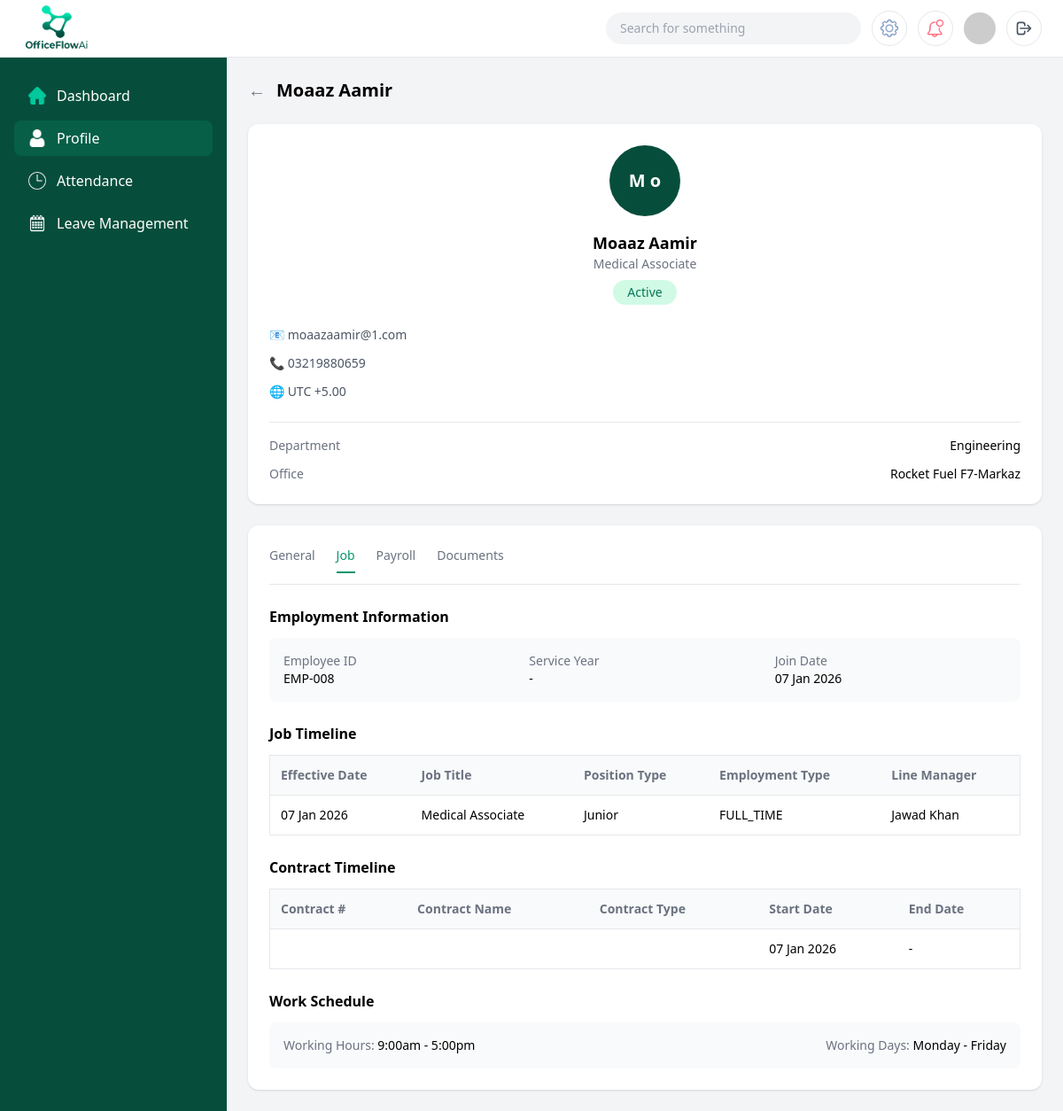
Page /employees/EMP-008/job/ (signed in) on the committed database.
### core/models.py (models this page shows)
class EmployeeProfile(models.Model):
    user = models.OneToOneField(User, on_delete=models.CASCADE)
    employee_id = models.CharField(max_length=20, unique=True)
    department = models.CharField(
        max_length=30,
        choices=[
            ('ENGINEERING', 'Engineering'),
            ('PROCUREMENT', 'Procurement'),
            ('FINANCE', 'Finance'),
            ('CONSTRUCTION', 'Construction'),
            ('HSE', 'HSE'),
        ]
    )
    job_title = models.CharField(max_length=100)
    office = models.CharField(max_length=100, blank=True)
    employment_type = models.CharField(
        max_length=20,
        choices=[
            ('FULL_TIME', 'Full Time'),
            ('PART_TIME', 'Part Time'),
            ('CONTRACT', 'Contract'),
        ]
    )
    status = models.CharField(
        max_length=20,
        choices=[
            ('ACTIVE', 'Active'),
            ('INACTIVE', 'Inactive'),
            ('TERMINATED', 'Terminated'),
        ],
        default='ACTIVE'
    )
    join_date = models.DateField()
    exit_date = models.DateField(null=True, blank=True)
    created_at = models.DateTimeField(auto_now_add=True)

class EmployeePersonalInfo(models.Model):
    employee = models.OneToOneField(EmployeeProfile, on_delete=models.CASCADE)
    full_name = models.CharField(max_length=150)
    gender = models.CharField(
        max_length=10,
        choices=[('MALE','Male'), ('FEMALE','Female'), ('OTHER','Other')]
    )
    date_of_birth = models.DateField()
    marital_status = models.CharField(max_length=20)
    email = models.EmailField()
    phone_number = models.CharField(max_length=20)
    personal_id = models.CharField(max_length=50)  # CNIC / Passport
    emergency_contact = models.CharField(max_length=20)
    timezone = models.CharField(max_length=50, default='UTC+5')

class JobHistory(models.Model):
    employee = models.ForeignKey(EmployeeProfile, on_delete=models.CASCADE)
    effective_date = models.DateField()
    job_title = models.CharField(max_length=100)
    position_type = models.CharField(max_length=50)
    employment_type = models.CharField(max_length=20)
    line_manager = models.CharField(max_length=50, default="Not Assigned")
    created_at = models.DateTimeField(auto_now_add=True)

class EmploymentContract(models.Model):
    employee = models.ForeignKey(EmployeeProfile, on_delete=models.CASCADE)
    contract_number = models.CharField(max_length=50)
    contract_name = models.CharField(max_length=100)
    contract_type = models.CharField(max_length=50)
    start_date = models.DateField()
    end_date = models.DateField(null=True, blank=True)
    is_active = models.BooleanField(default=True)

class WorkSchedule(models.Model):
    employee = models.OneToOneField(EmployeeProfile, on_delete=models.CASCADE)
    working_hours = models.CharField(max_length=50)   # "9:00am – 5:00pm"
    working_days = models.CharField(max_length=100)   # "Mon – Fri"

### core/views.py (the view)
def employee_job_view(request, employee_id):
    if not can_access_employee(request.user, employee_id):
        messages.error(request, "You don't have permission to access this page.")
        return redirect("login")
    employee = _get_employee_or_404(employee_id)
    job_history = JobHistory.objects.filter(employee=employee).order_by("-effective_date")
    contracts = EmploymentContract.objects.filter(employee=employee).order_by("-start_date")
    schedule = getattr(employee, "workschedule", None)
    from datetime import date
    today = date.today()
    service_years = None
    if employee.join_date:
        service_years = (today - employee.join_date).days // 365
    context = {
        "employee": employee,
        "job_history": job_history,
        "contracts": contracts,
        "schedule": schedule,
        "service_years": service_years,
    }
    return render(request, "employeePages/employee2.html", context)

### core/views.py (called while the page is built)
def can_access_employee(user, employee_id):
    if not user.is_authenticated:
        return False
    if user.is_superuser or user.groups.filter(name='HR').exists():
        return True
    try:
        profile = EmployeeProfile.objects.get(user=user)
        return profile.employee_id == employee_id
    except EmployeeProfile.DoesNotExist:
        return False

def _get_employee_or_404(employee_id: str) -> EmployeeProfile:
    return get_object_or_404(EmployeeProfile, employee_id=employee_id)

### core/templates/employeePages/employee2.html (shortened to what this page needs)
{% load static %}
<!DOCTYPE html>
<html lang="en">
  <head>
    <script src="https://cdn.tailwindcss.com"></script>
  </head>
  <body class="bg-gray-100">
    <header class="fixed top-0 left-0 right-0 z-50 bg-white border-b">
      <div class="flex items-center justify-between px-6 h-16">
        <img
          src="{% static 'assets/img/brand/OfficeFlowAi.png' %}"
          class="h-20 w-20"
          alt="OfficeFlowAi Logo"
        />
        <div class="flex items-center gap-3">
          <div
            class="hidden md:flex items-center bg-gray-100 rounded-full px-4 py-2 w-72"
          >
            <input
              type="text"
              placeholder="Search for something"
              class="bg-transparent outline-none text-sm w-full"
            />
          </div>
          <button
            class="w-10 h-10 flex items-center justify-center border rounded-full"
          >
            <img
              src="{% static 'assets/img/icons/common/settings 1.png' %}"
              class="w-5"
              alt="Settings"
            />
          </button>
          <button
            class="w-10 h-10 flex items-center justify-center border rounded-full"
          >
            <img
              src="{% static 'assets/img/icons/common/002-notification-1.png' %}"
              class="w-5"
              alt="Notifications"
            />
          </button>
          <img
            src="https://i.pravatar.cc/40"
            class="w-9 h-9 rounded-full"
            alt="User Avatar"
          />
          <a
            href="{% url 'logout' %}"
            class="w-10 h-10 border rounded-full flex items-center justify-center hover:bg-gray-100 text-gray-600"
            title="Logout"
          >
            <svg class="w-5 h-5" fill="none" stroke="currentColor" viewBox="0 0 24 24">
              <path stroke-linecap="round" stroke-linejoin="round" stroke-width="2" d="M17 16l4-4m0 0l-4-4m4 4H7m6 4v1a3 3 0 01-3 3H6a3 3 0 01-3-3V7a3 3 0 013-3h4a3 3 0 013 3v1"></path>
            </svg>
          </a>
        </div>
      </div>
    </header>
    <div class="flex pt-16">
      <aside
        class="hidden lg:block w-64 bg-emerald-900 min-h-screen fixed text-white"
      >
        <nav class="px-4 py-6 space-y-2">
          <a
            href="{% url 'employee_dashboard' employee.employee_id %}"
            class="flex items-center gap-3 px-4 py-2 rounded-lg hover:bg-emerald-800"
          >
            <img
              src="{% static 'assets/img/icons/common/home 2.png' %}"
              class="w-5"
              alt="Dashboard"
            />
            Dashboard
          </a>
          <a
            href="{% url 'employee_general' employee.employee_id %}"
            class="flex items-center gap-3 px-4 py-2 rounded-lg bg-emerald-800"
          >
            <img
              src="{% static 'assets/img/icons/common/user 3 1.png' %}"
              class="w-5"
              alt="Employees"
            />
            Profile
          </a>
          <a
            href="{% url 'employee_attendance' employee.employee_id %}"
            class="flex items-center gap-3 px-4 py-2 rounded-lg hover:bg-emerald-800"
          >
            <img
              src="{% static 'assets/img/icons/common/clock.png' %}"
              class="w-5 filter invert"
              alt="Attendance"
            />
            Attendance
          </a>
          <a
            href="{% url 'employee_leaves' employee.employee_id %}"
            class="flex items-center gap-3 px-4 py-2 rounded-lg hover:bg-emerald-800"
          >
            <img
              src="{% static 'assets/img/icons/common/calendar.png' %}"
              class="w-5"
              alt="Leave Management"
            />
            Leave Management
          </a>
        </nav>
      </aside>
      <main class="flex-1 lg:ml-64 p-6">
        <div class="flex items-center gap-3 mb-6">
          <button class="text-gray-500 text-xl" onclick="history.back()">
            &#8592;
          </button>
          <h1 class="text-xl font-semibold">
            {{ employee.employeepersonalinfo.full_name }}
          </h1>
        </div>
        <div class="grid grid-cols-1 xl:grid-cols-3 gap-6">
          <div class="bg-white rounded-xl shadow p-6 self-start">
            <div class="flex flex-col items-center text-center">
              <div
                class="w-20 h-20 rounded-full flex items-center justify-center text-xl font-semibold text-white mb-4"
                style="background-color: #064e3b"
              >
                {{ employee.employeepersonalinfo.full_name|slice:":1" }}
                {{employee.employeepersonalinfo.full_name|slice:"1:2" }}
              </div>
              <h2 class="font-semibold text-lg">
                {{ employee.employeepersonalinfo.full_name }}
              </h2>
              <p class="text-sm text-gray-500">{{ employee.job_title }}</p>
              <span
                class="mt-2 px-4 py-1 text-sm bg-emerald-100 text-emerald-700 rounded-full"
              >
                {{ employee.get_status_display }}
              </span>
            </div>
            <div class="mt-6 space-y-3 text-sm text-gray-600">
              <div>📧 {{ employee.employeepersonalinfo.email }}</div>
              <div>📞 {{ employee.employeepersonalinfo.phone_number }}</div>
              <div>🌐 {{ employee.employeepersonalinfo.timezone }}</div>
            </div>
            <div class="border-t mt-6 pt-4 space-y-3 text-sm">
              <div class="flex justify-between">
                <span class="text-gray-500">Department</span>
                <span class="font-medium"
                  >{{employee.get_department_display|default:employee.department}}
                </span>
              </div>
              <div class="flex justify-between">
                <span class="text-gray-500">Office</span>
                <span class="font-medium">{{ employee.office }}</span>
              </div>
            </div>
          </div>
          <div class="xl:col-span-2 bg-white rounded-xl shadow p-6 space-y-6">
            <div class="border-b pb-3 flex gap-6 text-sm font-medium">
              <a
                href="{% url 'employee_general' employee.employee_id %}"
                class="text-gray-500"
                >General</a
              >
              <span class="text-emerald-600 border-b-2 border-emerald-600 pb-2"
                >Job</span
              >
              <a
                href="{% url 'employee_payroll' employee.employee_id %}"
                class="text-gray-500"
                >Payroll</a
              >
              <a
                href="{% url 'employee_documents' employee.employee_id %}"
                class="text-gray-500"
                >Documents</a
              >
            </div>
            <div>
              <div class="flex justify-between mb-3">
                <h3 class="font-semibold">Employment Information</h3>
              </div>
              <div
                class="grid grid-cols-1 md:grid-cols-3 gap-4 bg-gray-50 p-4 rounded-lg text-sm"
              >
                <div>
                  <p class="text-gray-500">Employee ID</p>
                  <p class="font-medium">{{ employee.employee_id }}</p>
                </div>
                <div>
                  <p class="text-gray-500">Service Year</p>
                  <p class="font-medium">
                    {% if service_years %} {{ service_years }} Year{{
                    service_years|pluralize }} {% else %} - {% endif %}
                  </p>
                </div>
                <div>
                  <p class="text-gray-500">Join Date</p>
                  <p class="font-medium">
                    {{ employee.join_date|date:'d M Y' }}
                  </p>
                </div>
              </div>
            </div>
            <div>
              <div class="flex justify-between mb-3">
                <h3 class="font-semibold">Job Timeline</h3>
              </div>
              <div class="overflow-x-auto">
                <table class="w-full text-sm border rounded-lg">
                  <thead class="bg-gray-50 text-gray-500">
                    <tr>
                      <th class="p-3 text-left">Effective Date</th>
                      <th class="p-3 text-left">Job Title</th>
                      <th class="p-3 text-left">Position Type</th>
                      <th class="p-3 text-left">Employment Type</th>
                      <th class="p-3 text-left">Line Manager</th>
                    </tr>
                  </thead>
                  <tbody>
                    {% for j in job_history %}
                    <tr class="border-t">
                      <td class="p-3">{{ j.effective_date|date:'d M Y' }}</td>
                      <td class="p-3">{{ j.job_title }}</td>
                      <td class="p-3">{{ j.position_type }}</td>
                      <td class="p-3">{{ j.employment_type }}</td>
                      <td class="p-3">{{j.line_manager}}</td>
                    </tr>
                    {% empty %}
                    <tr class="border-t">
                      <td class="p-3" colspan="5">No job history yet.</td>
                    </tr>
                    {% endfor %}
                  </tbody>
                </table>
              </div>
            </div>
            <div>
              <div class="flex justify-between mb-3">
                <h3 class="font-semibold">Contract Timeline</h3>
              </div>
              <div class="overflow-x-auto">
                <table class="w-full text-sm border rounded-lg">
                  <thead class="bg-gray-50 text-gray-500">
                    <tr>
                      <th class="p-3 text-left">Contract #</th>
                      <th class="p-3 text-left">Contract Name</th>
                      <th class="p-3 text-left">Contract Type</th>
                      <th class="p-3 text-left">Start Date</th>
                      <th class="p-3 text-left">End Date</th>
                    </tr>
                  </thead>
                  <tbody>
                    {% for c in contracts %}
                    <tr class="border-t">
                      <td class="p-3">{{ c.contract_number }}</td>
                      <td class="p-3">{{ c.contract_name }}</td>
                      <td class="p-3">{{ c.contract_type }}</td>
                      <td class="p-3">{{ c.start_date|date:'d M Y' }}</td>
                      <td class="p-3">
                        {{ c.end_date|date:'d M Y'|default:'-' }}
                      </td>
                    </tr>
                    {% empty %}
                    <tr class="border-t">
                      <td class="p-3" colspan="5">No contracts yet.</td>
                    </tr>
                    {% endfor %}
                  </tbody>
                </table>
              </div>
            </div>
            <div>
              <div class="flex justify-between mb-3">
                <h3 class="font-semibold">Work Schedule</h3>
              </div>
              <div
                class="bg-gray-50 p-4 rounded-lg text-sm flex flex-col md:flex-row md:justify-between"
              >
                <p>
                  <span class="text-gray-500">Working Hours:</span>
                  {{schedule.working_hours }}
                </p>
                <p>
                  <span class="text-gray-500">Working Days:</span>
                  {{schedule.working_days }}
                </p>
              </div>
            </div>
          </div>
        </div>
      </main>
    </div>
  </body>
</html>

### rows in the picture
EmployeeProfile: employeepersonalinfo.full_name "Moaaz Aamir", employeepersonalinfo.full_name "M", employeepersonalinfo.full_name "o", job_title "Medical Associate", status "Active", employeepersonalinfo.email "moaazaamir@1.com", employeepersonalinfo.phone_number "03219880659", employeepersonalinfo.timezone "UTC +5.00", department "Engineering", office "Rocket Fuel F7-Markaz", employee_id "EMP-008", join_date "07 Jan 2026"
JobHistory: effective_date "07 Jan 2026", job_title "Medical Associate", position_type "Junior", employment_type "FULL_TIME", line_manager "Jawad Khan"
EmploymentContract: start_date "07 Jan 2026", end_date "-"
WorkSchedule: working_hours "9:00am - 5:00pm", working_days "Monday - Friday"
